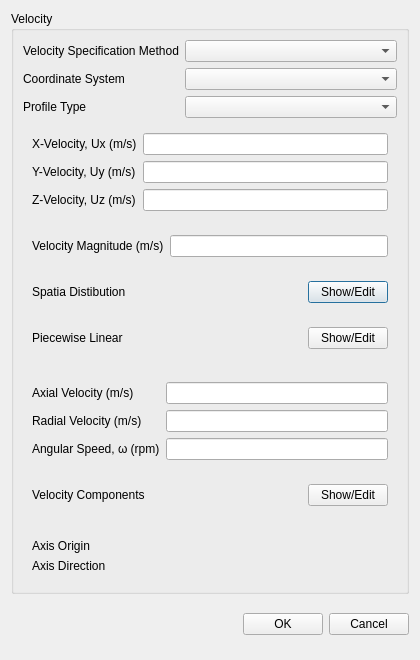
<?xml version="1.0" encoding="UTF-8"?>
<ui version="4.0">
 <class>VelocityInletDialog</class>
 <widget class="QDialog" name="VelocityInletDialog">
  <property name="geometry">
   <rect>
    <x>0</x>
    <y>0</y>
    <width>420</width>
    <height>660</height>
   </rect>
  </property>
  <property name="minimumSize">
   <size>
    <width>420</width>
    <height>0</height>
   </size>
  </property>
  <property name="windowTitle">
   <string>Velocity Inlet Boundary Condition</string>
  </property>
  <layout class="QVBoxLayout" name="verticalLayout_3">
   <item>
    <widget class="QWidget" name="dialogContents" native="true">
     <layout class="QVBoxLayout" name="verticalLayout_4">
      <property name="leftMargin">
       <number>0</number>
      </property>
      <property name="topMargin">
       <number>0</number>
      </property>
      <property name="rightMargin">
       <number>0</number>
      </property>
      <property name="bottomMargin">
       <number>0</number>
      </property>
      <item>
       <widget class="QGroupBox" name="velocity">
        <property name="title">
         <string>Velocity</string>
        </property>
        <layout class="QVBoxLayout" name="verticalLayout_2">
         <property name="leftMargin">
          <number>9</number>
         </property>
         <property name="topMargin">
          <number>9</number>
         </property>
         <property name="rightMargin">
          <number>9</number>
         </property>
         <property name="bottomMargin">
          <number>9</number>
         </property>
         <item>
          <widget class="QWidget" name="velocitySettingsType" native="true">
           <layout class="QFormLayout" name="formLayout">
            <property name="leftMargin">
             <number>0</number>
            </property>
            <property name="topMargin">
             <number>0</number>
            </property>
            <property name="rightMargin">
             <number>0</number>
            </property>
            <property name="bottomMargin">
             <number>0</number>
            </property>
            <item row="0" column="0">
             <widget class="QLabel" name="label">
              <property name="text">
               <string>Velocity Specification Method</string>
              </property>
             </widget>
            </item>
            <item row="0" column="1">
             <widget class="QComboBox" name="velocitySpecificationMethod"/>
            </item>
            <item row="2" column="0">
             <widget class="QLabel" name="label_2">
              <property name="text">
               <string>Profile Type</string>
              </property>
             </widget>
            </item>
            <item row="2" column="1">
             <widget class="QComboBox" name="profileType"/>
            </item>
            <item row="1" column="0">
             <widget class="QLabel" name="label_9">
              <property name="text">
               <string>Coordinate System</string>
              </property>
             </widget>
            </item>
            <item row="1" column="1">
             <widget class="PythonComboBox" name="coordinateSystem"/>
            </item>
           </layout>
          </widget>
         </item>
         <item>
          <widget class="QWidget" name="componentConstant" native="true">
           <layout class="QFormLayout" name="formLayout_2">
            <item row="0" column="0">
             <widget class="QLabel" name="label_3">
              <property name="text">
               <string>X-Velocity, Ux (m/s)</string>
              </property>
             </widget>
            </item>
            <item row="0" column="1">
             <widget class="QLineEdit" name="xVelocity"/>
            </item>
            <item row="1" column="0">
             <widget class="QLabel" name="label_4">
              <property name="text">
               <string>Y-Velocity, Uy (m/s)</string>
              </property>
             </widget>
            </item>
            <item row="1" column="1">
             <widget class="QLineEdit" name="yVelocity"/>
            </item>
            <item row="2" column="0">
             <widget class="QLabel" name="label_5">
              <property name="text">
               <string>Z-Velocity, Uz (m/s)</string>
              </property>
             </widget>
            </item>
            <item row="2" column="1">
             <widget class="QLineEdit" name="zVelocity"/>
            </item>
           </layout>
          </widget>
         </item>
         <item>
          <widget class="QWidget" name="magnitudeConsant" native="true">
           <layout class="QFormLayout" name="formLayout_3">
            <item row="1" column="0">
             <widget class="QLabel" name="label_6">
              <property name="text">
               <string>Velocity Magnitude (m/s)</string>
              </property>
             </widget>
            </item>
            <item row="1" column="1">
             <widget class="QLineEdit" name="velocityMagnitude"/>
            </item>
           </layout>
          </widget>
         </item>
         <item>
          <widget class="QWidget" name="spatialDistribution" native="true">
           <layout class="QHBoxLayout" name="horizontalLayout">
            <item>
             <widget class="QLabel" name="label_7">
              <property name="sizePolicy">
               <sizepolicy hsizetype="Expanding" vsizetype="Preferred">
                <horstretch>0</horstretch>
                <verstretch>0</verstretch>
               </sizepolicy>
              </property>
              <property name="text">
               <string>Spatia Distibution</string>
              </property>
             </widget>
            </item>
            <item>
             <widget class="QPushButton" name="spatialDistributionEdit">
              <property name="text">
               <string>Show/Edit</string>
              </property>
             </widget>
            </item>
           </layout>
          </widget>
         </item>
         <item>
          <widget class="QWidget" name="cartesianTemporalDistribution" native="true">
           <property name="sizePolicy">
            <sizepolicy hsizetype="Preferred" vsizetype="Fixed">
             <horstretch>0</horstretch>
             <verstretch>0</verstretch>
            </sizepolicy>
           </property>
           <layout class="QVBoxLayout" name="verticalLayout">
            <item>
             <widget class="QWidget" name="widget_3" native="true">
              <layout class="QHBoxLayout" name="horizontalLayout_2">
               <property name="leftMargin">
                <number>0</number>
               </property>
               <property name="topMargin">
                <number>0</number>
               </property>
               <property name="rightMargin">
                <number>0</number>
               </property>
               <property name="bottomMargin">
                <number>9</number>
               </property>
               <item>
                <widget class="QLabel" name="label_8">
                 <property name="sizePolicy">
                  <sizepolicy hsizetype="Expanding" vsizetype="Preferred">
                   <horstretch>0</horstretch>
                   <verstretch>0</verstretch>
                  </sizepolicy>
                 </property>
                 <property name="text">
                  <string>Piecewise Linear</string>
                 </property>
                </widget>
               </item>
               <item>
                <widget class="QPushButton" name="piecewiseLinearEdit">
                 <property name="text">
                  <string>Show/Edit</string>
                 </property>
                </widget>
               </item>
              </layout>
             </widget>
            </item>
           </layout>
          </widget>
         </item>
         <item>
          <widget class="QWidget" name="localCylindricalConstant" native="true">
           <layout class="QFormLayout" name="formLayout_4">
            <item row="0" column="0">
             <widget class="QLabel" name="label_10">
              <property name="text">
               <string>Axial Velocity (m/s)</string>
              </property>
             </widget>
            </item>
            <item row="0" column="1">
             <widget class="QLineEdit" name="axialVelocity"/>
            </item>
            <item row="1" column="0">
             <widget class="QLabel" name="label_11">
              <property name="text">
               <string>Radial Velocity (m/s)</string>
              </property>
             </widget>
            </item>
            <item row="1" column="1">
             <widget class="QLineEdit" name="radialVelocity"/>
            </item>
            <item row="2" column="0">
             <widget class="QLabel" name="label_12">
              <property name="text">
               <string>Angular Speed, ω (rpm)</string>
              </property>
             </widget>
            </item>
            <item row="2" column="1">
             <widget class="QLineEdit" name="angularSpeed"/>
            </item>
           </layout>
          </widget>
         </item>
         <item>
          <widget class="QWidget" name="localCylindricalTemporalDistribution" native="true">
           <property name="sizePolicy">
            <sizepolicy hsizetype="Preferred" vsizetype="Fixed">
             <horstretch>0</horstretch>
             <verstretch>0</verstretch>
            </sizepolicy>
           </property>
           <layout class="QVBoxLayout" name="verticalLayout_5">
            <item>
             <widget class="QWidget" name="widget_5" native="true">
              <layout class="QHBoxLayout" name="horizontalLayout_4">
               <property name="leftMargin">
                <number>0</number>
               </property>
               <property name="topMargin">
                <number>0</number>
               </property>
               <property name="rightMargin">
                <number>0</number>
               </property>
               <property name="bottomMargin">
                <number>9</number>
               </property>
               <item>
                <widget class="QLabel" name="label_13">
                 <property name="sizePolicy">
                  <sizepolicy hsizetype="Expanding" vsizetype="Preferred">
                   <horstretch>0</horstretch>
                   <verstretch>0</verstretch>
                  </sizepolicy>
                 </property>
                 <property name="text">
                  <string>Velocity Components</string>
                 </property>
                </widget>
               </item>
               <item>
                <widget class="QPushButton" name="velocityComponentsEdit">
                 <property name="text">
                  <string>Show/Edit</string>
                 </property>
                </widget>
               </item>
              </layout>
             </widget>
            </item>
           </layout>
          </widget>
         </item>
         <item>
          <widget class="QWidget" name="localCylindrical" native="true">
           <layout class="QFormLayout" name="formLayout_5">
            <item row="0" column="0">
             <widget class="QLabel" name="label_14">
              <property name="text">
               <string>Axis Origin</string>
              </property>
             </widget>
            </item>
            <item row="1" column="0">
             <widget class="QLabel" name="label_15">
              <property name="text">
               <string>Axis Direction</string>
              </property>
             </widget>
            </item>
            <item row="0" column="1">
             <widget class="VectorWidget" name="axisOrigin" native="true"/>
            </item>
            <item row="1" column="1">
             <widget class="VectorWidget" name="axisDirection" native="true"/>
            </item>
           </layout>
          </widget>
         </item>
        </layout>
       </widget>
      </item>
     </layout>
    </widget>
   </item>
   <item>
    <widget class="QWidget" name="widget_4" native="true">
     <layout class="QHBoxLayout" name="horizontalLayout_3">
      <property name="rightMargin">
       <number>0</number>
      </property>
      <item>
       <spacer name="horizontalSpacer_2">
        <property name="orientation">
         <enum>Qt::Horizontal</enum>
        </property>
        <property name="sizeHint" stdset="0">
         <size>
          <width>208</width>
          <height>20</height>
         </size>
        </property>
       </spacer>
      </item>
      <item>
       <widget class="QPushButton" name="ok">
        <property name="text">
         <string>OK</string>
        </property>
       </widget>
      </item>
      <item>
       <widget class="QPushButton" name="cancel">
        <property name="text">
         <string>Cancel</string>
        </property>
       </widget>
      </item>
     </layout>
    </widget>
   </item>
  </layout>
 </widget>
 <customwidgets>
  <customwidget>
   <class>PythonComboBox</class>
   <extends>QComboBox</extends>
   <header location="global">widgets.python_combo_box</header>
  </customwidget>
  <customwidget>
   <class>VectorWidget</class>
   <extends>QWidget</extends>
   <header>baramFlow.view.widgets.vector_widget</header>
   <container>1</container>
  </customwidget>
 </customwidgets>
 <resources/>
 <connections>
  <connection>
   <sender>cancel</sender>
   <signal>clicked()</signal>
   <receiver>VelocityInletDialog</receiver>
   <slot>reject()</slot>
   <hints>
    <hint type="sourcelabel">
     <x>373</x>
     <y>380</y>
    </hint>
    <hint type="destinationlabel">
     <x>209</x>
     <y>205</y>
    </hint>
   </hints>
  </connection>
 </connections>
</ui>
